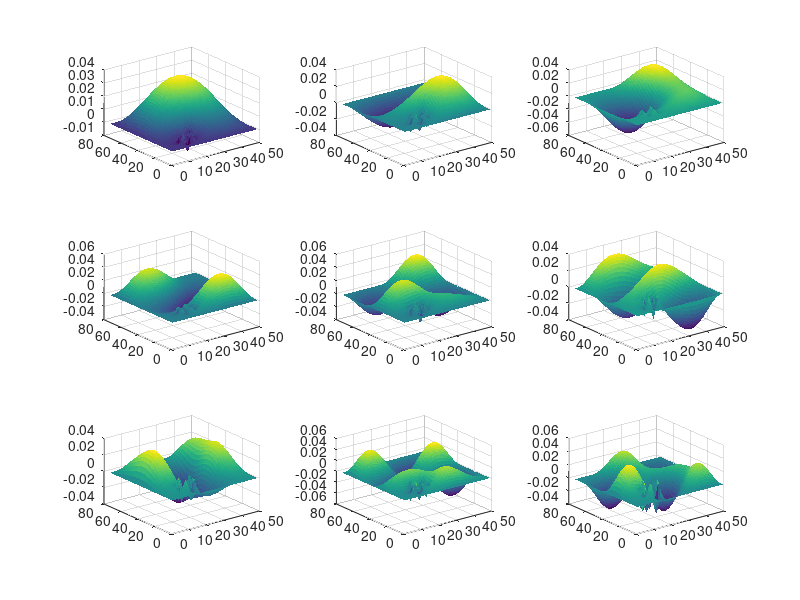

Write the MATLAB code that produced this figure.
global C;
C.q_0 = 1.60217653e-19;             % electron charge
C.hb = 1.054571596e-34;             % Dirac constant
C.h = C.hb * 2 * pi;                    % Planck constant
C.m_0 = 9.10938215e-31;             % electron mass
C.kb = 1.3806504e-23;               % Boltzmann constant
C.eps_0 = 8.854187817e-12;          % vacuum permittivity
C.mu_0 = 1.2566370614e-6;           % vacuum permeability
C.c = 299792458; % speed of light

nx = 75;
ny = 50;

dx = 1;
dy = 1;
G = sparse(nx*ny, ny*nx);
alpha = (C.hb^2) / (2 * C.m_0);

map = @(i,j) j + (i - 1)*ny;


for i=1:nx
    for j=1:ny
        n = map(i,j);
        nxm = map(i-1,j);
        nxp = map(i+1,j);
        nym = map(i,j-1);
        nyp = map(i,j+1);
        
        if (i == 1 || i == nx)
            G(n,n) = 1 / dx^2;
        elseif (j == 1 || j == ny)
            G(n,n) = 1 / dy^2;
            
        elseif (i > 10 & i <20 & j > 10 & j <20)
            G(n,n) = -1 / dx^2 + -1 / dy^2;
            G(n,nxm) = 1 / dx^2;
            G(n,nxp) = 1 / dx^2;
            G(n,nym) = 1 / dy^2;
            G(n,nyp) = 1 / dy^2;
        else
            G(n,n) = -2 / dx^2 + -2 / dy^2;
            G(n,nxm) = 1 / dx^2;
            G(n,nxp) = 1 / dx^2;
            G(n,nym) = 1 / dy^2;
            G(n,nyp) = 1 / dy^2;
        end
    end
end

%spy(G);
[E,D] = eigs(G,9,'SM');

E_plot = zeros(nx,ny,9);
for n=1:9
    for i=1:nx
        for j=1:ny
            E_plot(i,j,n) = E(map(i,j),n);
        end
    end
end

f = figure();
hold on;
for n=1:9
    subplot(3,3,n);
    surf(E_plot(:,:,n),'EdgeColor','none','LineStyle','none','FaceLighting','phong');
end